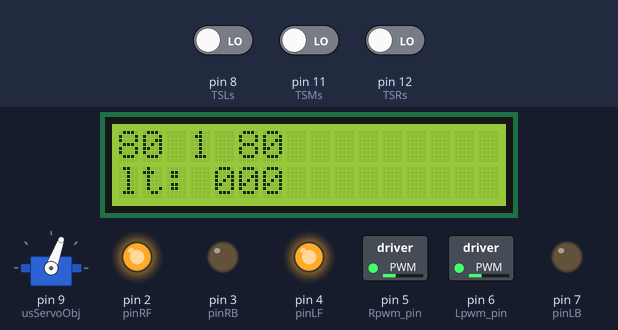
A sketch run on a simulated Arduino Uno, built with avr-gcc and run on an emulated ATmega328P. On the bench: 16×2 character LCD, servo, switched loads named in the sketch (green lamp = pin HIGH), output pins drawn as LEDs (lit = HIGH). The inputs (shaded band) are chosen by the test bench; at power-on: pin 8 (TSLs) LOW, pin 12 (TSRs) LOW, pin 11 (TSMs) LOW. What the sketch prints to the serial monitor is not drawn.

Above: at 2.7 s.
2.8 s: pin 8 (TSLs) driven HIGH
At 3.66 s:
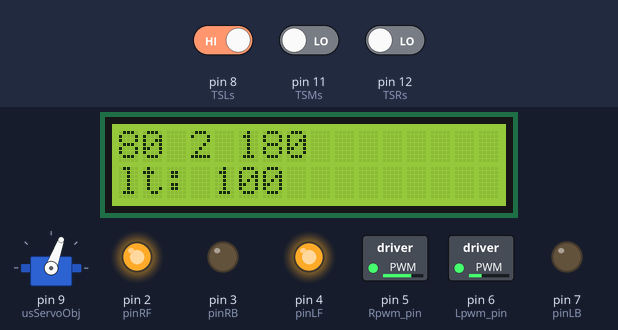
5.6 s: pin 12 (TSRs) driven HIGH
At 5.98 s:
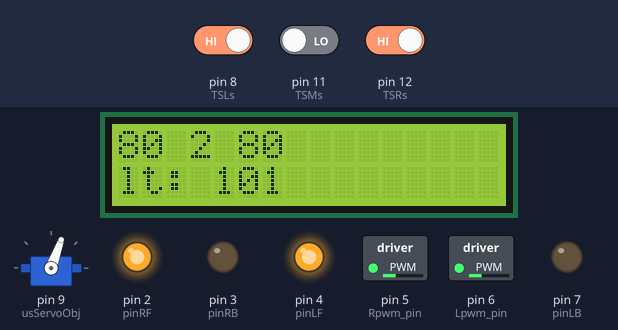
8.6 s: pin 8 (TSLs) driven LOW
At 9.13 s:
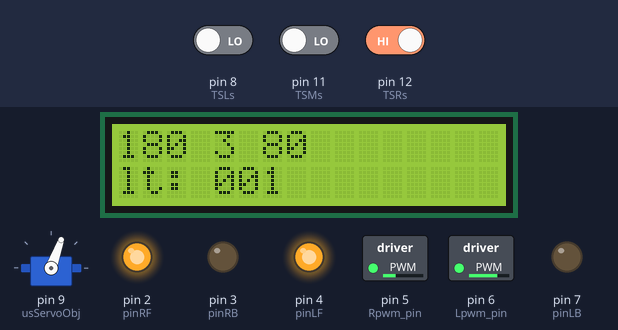
11.5 s: pin 8 (TSLs) driven HIGH
At 11.85 s:
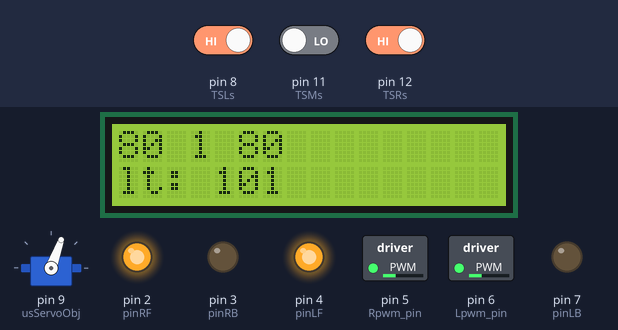
14.5 s: pin 11 (TSMs) driven HIGH
At 15.5 s:
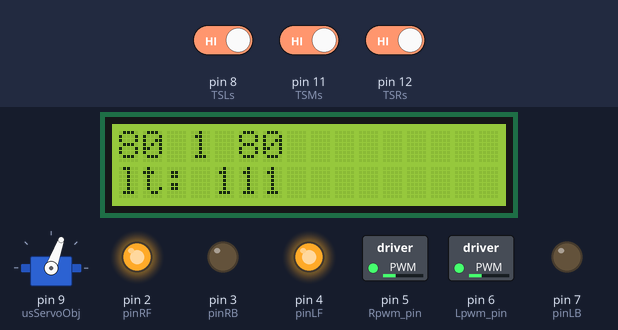
17.5 s: pin 11 (TSMs) driven LOW
At 17.7 s:
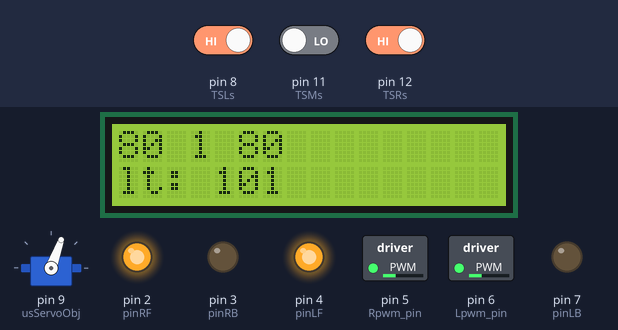
Timing chart, 0 to 20.5 s (numbered marks = the images above; inputs shaded):
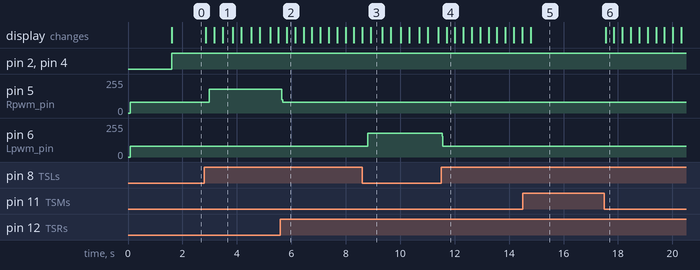

The sketch:

car.ino
```cpp
#include <LiquidCrystal_I2C.h>
#include <Wire.h>
#include <HCSR04.h>
#include <Servo.h>
/*-------------------------------------------------------------------------------------------

  PIN DEFINE

-------------------------------------------------------------------------------------------*/

Servo usServoObj;  // create servo object to control a servo
int usServo=9;
int usInput=A1;
int usInputoutput=A0;
UltraSonicDistanceSensor uDS(A0, A1);

#define TSLs 8 //input pin of left sensor
#define TSMs 11 //input pin of middle sensor
#define TSRs 12 //input pin of right sensor

#define Lpwm_pin  6 //pin of controlling speed
#define Rpwm_pin  5 //pin of controlling speed

int pinRF=2;            //IN1 of motor driver board
int pinRB=3;            //IN2 of motor driver board
int pinLF=4;            //IN3 of motor driver board
int pinLB=7;            //IN4 of motor driver board

LiquidCrystal_I2C lcd(0x27,16,2);  // set the LCD address to 0x27 for a 16 chars and 2  lines
/*-------------------------------------------------------------------------------------------

  STATES

-------------------------------------------------------------------------------------------*/
#define WAIT 0
#define DRIVE 1
#define IN_LEFT 2
#define IN_RIGHT 3
/*-------------------------------------------------------------------------------------------

  VARIABLES

-------------------------------------------------------------------------------------------*/
int state = DRIVE;
int stateOld = DRIVE;

const int maxSpeed = 180;
const int minSpeed = 60;

int speedL = 80;
int speedR = 80;

int countL = 0;
int countR = 0;

unsigned long timeStart;
unsigned long timeDiff;
float minThreshold = 30;
float maxThreshold = 150;

bool TSRv = false;
bool TSMv = false;
bool TSLv = false;

bool TSRold = false;
bool TSMold = false;
bool TSLold = false;


unsigned int USv;

void InitLCD()
{
  lcd.init();
  lcd.backlight();
  lcd.clear();
  lcd.print("Test line 0");
  lcd.setCursor(0, 1);
  lcd.print("Test line 1");
}

void setSpeed()
{
  analogWrite(Lpwm_pin, speedL);
  analogWrite(Rpwm_pin, speedR);
}

void InitMotor()
{
  setSpeed();
  pinMode(pinLB,OUTPUT);
  pinMode(pinLF,OUTPUT);
  pinMode(pinRB,OUTPUT);
  pinMode(pinRF,OUTPUT);
  pinMode(Lpwm_pin,OUTPUT);
  pinMode(Rpwm_pin,OUTPUT);
}

void InitTS()
{
  pinMode(TSLs,INPUT);
  pinMode(TSMs,INPUT);
  pinMode(TSRs,INPUT);
}

void setup()
{
  Serial.begin(9600);
  InitLCD();
  setSpeed();
  InitMotor();
  InitTS();
  delay(1500);
  lcd.clear();
  usServoObj.attach(9);
  usServoObj.write(70); //default angle
}

void turnForward()
{
  digitalWrite(pinLF,HIGH);
  digitalWrite(pinRF,HIGH);
  digitalWrite(pinLB,LOW);
  digitalWrite(pinRB,LOW);
}

void turnStop()
{
  digitalWrite(pinLF,LOW);
  digitalWrite(pinRF,LOW);
  digitalWrite(pinLB,LOW);
  digitalWrite(pinRB,LOW);
}

void readUDS()
{
  USv = uDS.measureDistanceCm();
}

void readTS()
{
  TSLold = TSLv;
  TSMold = TSMv;
  TSRold = TSRv;
  TSLv = digitalRead(TSLs);
  TSMv = digitalRead(TSMs);
  TSRv = digitalRead(TSRs);
}

void displayValues()
{
  Serial.print("Ultra sonic sensor : ");
  Serial.println(uDS.measureDistanceCm());
  Serial.print("Tracking sensor left: ");
  Serial.println(TSLv);
  Serial.print("Tracking sensor middle: ");
  Serial.println(TSMv);
  Serial.print("Tracking sensor right: ");
  Serial.println(TSRv);
}

void displayOnLCD()
{
  lcd.clear();
  lcd.setCursor(0, 0);
  lcd.print(speedL);
  lcd.print(" ");
  lcd.print(state);
  lcd.print(" ");
  lcd.print(speedR);
  lcd.setCursor(0, 1);
  lcd.print("lt: ");
  lcd.print(TSLv);
  lcd.print(TSMv);
  lcd.print(TSRv);
}

void setSpeedL(int speed)
{
  if(speed < minSpeed)
  {
    speedL = minSpeed;
  }
  else if(speed > maxSpeed)
  {
    speedL = maxSpeed;
  }
  else
  {
    speedL = speed;
  }
  setSpeed();
}

void setSpeedR(int speed)
{
  if(speedR+speed < minSpeed)
  {
    speedR = minSpeed;
  }
  else if(speed > maxSpeed)
  {
    speedR = maxSpeed;
  }
  else
  {
    speedR = speed;
  }
  setSpeed();
}

void usScan()
{
  readUDS();
  delay(3000);
}

void handleLeft()
{
  if(TSRv)
  {
    timeDiff = millis()-timeStart;
    if(timeDiff < minThreshold)
    {
      Serial.print("under threshold:");
      Serial.println(timeDiff);
      setSpeedR(80);
      timeDiff = 0;
      timeStart = 0;
      state = DRIVE;
    }
    else
    {
      Serial.print("between min/max threshold:");
      Serial.println(timeDiff);
      Serial.print("timeDiff/maxThreshold");
      Serial.println(timeDiff/maxThreshold);
      Serial.print("80+55*(timeDiff/maxThreshold))");
      Serial.println(80+55*(double)(timeDiff/maxThreshold));
      setSpeedR((int)(80+55*(double)(timeDiff/maxThreshold)));
      timeDiff = 0;
      timeStart = 0;
      state = DRIVE;
    }
  }
  else if(millis()-timeStart > maxThreshold)
  {
    Serial.println("below min/max threshold");
    setSpeedR(maxSpeed);
    timeDiff = 0;
    timeStart = 0;
    state = DRIVE;
  }
}

void handleRight()
{
  if(TSLv)
  {
    timeDiff = millis()-timeStart;

    if(timeDiff < minThreshold)
    {
      Serial.print("under threshold:");
      Serial.println(timeDiff);
      setSpeedL(80);
      timeDiff = 0;
      timeStart = 0;
      state = DRIVE;
    }
    else
    {
      Serial.print("between min/max threshold:");
      Serial.println(timeDiff);
      Serial.print("timeDiff/maxThreshold");
      Serial.println(timeDiff/maxThreshold);
      Serial.print("100+55*(timeDiff/maxThreshold))");
      Serial.println(100+55*(double)(timeDiff/maxThreshold));
      setSpeedL((int)(110+60*(double)(timeDiff/maxThreshold)));
      timeDiff = 0;
      timeStart = 0;
      state = DRIVE;
    }
  }
  else if(millis()-timeStart > maxThreshold)
  {
    Serial.println("below min/max threshold");
    setSpeedL(maxSpeed);
    timeDiff = 0;
    timeStart = 0;
    state = DRIVE;
  }
}

void stateM()
{
  stateOld = state;
  readTS();
  switch (state)
  {
    case DRIVE:
      setSpeed();
      turnForward();
      if(TSLv == TSRv && TSLv == TSMv)
      {
        state = DRIVE;
      }
      else
      {
        if(TSLv != TSLold || TSLv != TSMv)
        {
          state = IN_LEFT;
          setSpeedL(80);
          timeStart = millis();
        }
        else if(TSRv != TSRold  || TSRv != TSMv)
        {
          state = IN_RIGHT;
          setSpeedR(80);
          timeStart = millis();
        }
      }
      break;
    case IN_LEFT:
      handleLeft();
      break;
    case IN_RIGHT:
      handleRight();
      break;
  }
}

void loop()
{
  //displayValues();
  displayOnLCD();
  stateM();
}
```

Measured:
- after the input at 2.8 s, pin 5 (Rpwm_pin): 80/255 → 180/255 after 0.18 s; the display: first changes after 0.05 s (image 1 shows a later state)
- after the input at 5.6 s, pin 5 (Rpwm_pin): 180/255 → 80/255 after 0.05 s
- after the input at 8.6 s, pin 6 (Lpwm_pin): 80/255 → 180/255 after 0.21 s
- after the input at 11.5 s, pin 6 (Lpwm_pin): 180/255 → 80/255 at once
- after the input at 17.5 s, the display: changes after 0.05 s (image 6)
- what the display in image 3 shows lasts 0.4 s, from 8.9 s to 9.3 s
